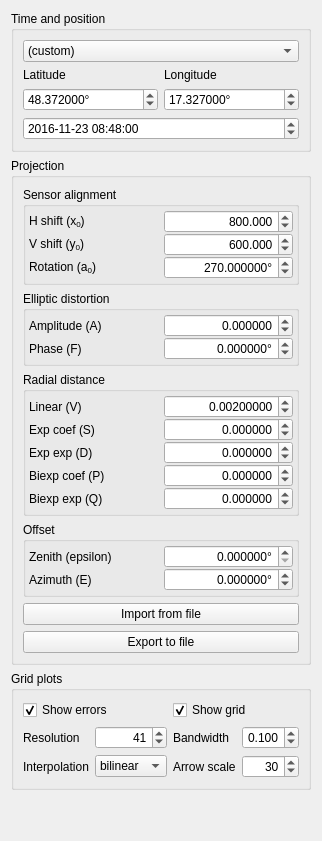
     <widget class="QWidget" name="w_input" native="true">
      <property name="sizePolicy">
       <sizepolicy hsizetype="Maximum" vsizetype="Preferred">
        <horstretch>0</horstretch>
        <verstretch>0</verstretch>
       </sizepolicy>
      </property>
      <layout class="QVBoxLayout" name="verticalLayout_2">
       <item>
        <widget class="QGroupBox" name="gb_time">
         <property name="sizePolicy">
          <sizepolicy hsizetype="Preferred" vsizetype="Maximum">
           <horstretch>0</horstretch>
           <verstretch>0</verstretch>
          </sizepolicy>
         </property>
         <property name="title">
          <string>Time and position</string>
         </property>
         <layout class="QGridLayout" name="gridLayout_5">
          <item row="3" column="0">
           <widget class="QDoubleSpinBox" name="dsb_lat">
            <property name="wrapping">
             <bool>true</bool>
            </property>
            <property name="suffix">
             <string>°</string>
            </property>
            <property name="decimals">
             <number>6</number>
            </property>
            <property name="minimum">
             <double>-90.000000000000000</double>
            </property>
            <property name="maximum">
             <double>90.000000000000000</double>
            </property>
            <property name="singleStep">
             <double>1.000000000000000</double>
            </property>
            <property name="value">
             <double>48.372000000000000</double>
            </property>
           </widget>
          </item>
          <item row="3" column="1">
           <widget class="QDoubleSpinBox" name="dsb_lon">
            <property name="wrapping">
             <bool>true</bool>
            </property>
            <property name="suffix">
             <string>°</string>
            </property>
            <property name="decimals">
             <number>6</number>
            </property>
            <property name="minimum">
             <double>-179.999999000000003</double>
            </property>
            <property name="maximum">
             <double>180.000000000000000</double>
            </property>
            <property name="singleStep">
             <double>1.000000000000000</double>
            </property>
            <property name="value">
             <double>17.327000000000002</double>
            </property>
           </widget>
          </item>
          <item row="1" column="0" colspan="2">
           <widget class="QComboBox" name="cb_stations">
            <item>
             <property name="text">
              <string>(custom)</string>
             </property>
            </item>
           </widget>
          </item>
          <item row="2" column="1">
           <widget class="QLabel" name="lb_longitude">
            <property name="text">
             <string>Longitude</string>
            </property>
           </widget>
          </item>
          <item row="2" column="0">
           <widget class="QLabel" name="lb_latitude">
            <property name="text">
             <string>Latitude</string>
            </property>
           </widget>
          </item>
          <item row="4" column="0" colspan="2">
           <widget class="QDateTimeEdit" name="dt_time">
            <property name="wrapping">
             <bool>true</bool>
            </property>
            <property name="dateTime">
             <datetime>
              <hour>8</hour>
              <minute>48</minute>
              <second>0</second>
              <year>2016</year>
              <month>11</month>
              <day>23</day>
             </datetime>
            </property>
            <property name="date">
             <date>
              <year>2016</year>
              <month>11</month>
              <day>23</day>
             </date>
            </property>
            <property name="maximumDate">
             <date>
              <year>2049</year>
              <month>12</month>
              <day>31</day>
             </date>
            </property>
            <property name="minimumDate">
             <date>
              <year>2000</year>
              <month>1</month>
              <day>1</day>
             </date>
            </property>
            <property name="currentSection">
             <enum>QDateTimeEdit::YearSection</enum>
            </property>
            <property name="displayFormat">
             <string notr="true">yyyy-MM-dd HH:mm:ss</string>
            </property>
            <property name="timeSpec">
             <enum>Qt::UTC</enum>
            </property>
           </widget>
          </item>
         </layout>
        </widget>
       </item>
       <item>
        <widget class="QGroupBox" name="gb_parameters">
         <property name="enabled">
          <bool>true</bool>
         </property>
         <property name="sizePolicy">
          <sizepolicy hsizetype="Preferred" vsizetype="Maximum">
           <horstretch>0</horstretch>
           <verstretch>0</verstretch>
          </sizepolicy>
         </property>
         <property name="title">
          <string>Projection</string>
         </property>
         <layout class="QVBoxLayout" name="verticalLayout">
          <item>
           <widget class="QGroupBox" name="gb_sensor">
            <property name="sizePolicy">
             <sizepolicy hsizetype="Preferred" vsizetype="Maximum">
              <horstretch>0</horstretch>
              <verstretch>0</verstretch>
             </sizepolicy>
            </property>
            <property name="title">
             <string>Sensor alignment</string>
            </property>
            <layout class="QGridLayout" name="gridLayout">
             <property name="leftMargin">
              <number>3</number>
             </property>
             <property name="topMargin">
              <number>3</number>
             </property>
             <property name="rightMargin">
              <number>3</number>
             </property>
             <property name="bottomMargin">
              <number>3</number>
             </property>
             <property name="verticalSpacing">
              <number>0</number>
             </property>
             <item row="2" column="0">
              <widget class="QLabel" name="lb_a0">
               <property name="text">
                <string>Rotation (a&lt;sub&gt;0&lt;/sub&gt;)</string>
               </property>
              </widget>
             </item>
             <item row="2" column="1">
              <widget class="QDoubleSpinBox" name="dsb_a0">
               <property name="wrapping">
                <bool>true</bool>
               </property>
               <property name="alignment">
                <set>Qt::AlignRight|Qt::AlignTrailing|Qt::AlignVCenter</set>
               </property>
               <property name="suffix">
                <string>°</string>
               </property>
               <property name="decimals">
                <number>6</number>
               </property>
               <property name="maximum">
                <double>351.999999000000003</double>
               </property>
               <property name="singleStep">
                <double>1.000000000000000</double>
               </property>
               <property name="value">
                <double>270.000000000000000</double>
               </property>
              </widget>
             </item>
             <item row="0" column="1">
              <widget class="QDoubleSpinBox" name="dsb_x0">
               <property name="alignment">
                <set>Qt::AlignRight|Qt::AlignTrailing|Qt::AlignVCenter</set>
               </property>
               <property name="decimals">
                <number>3</number>
               </property>
               <property name="minimum">
                <double>0.000000000000000</double>
               </property>
               <property name="maximum">
                <double>1600.000000000000000</double>
               </property>
               <property name="singleStep">
                <double>1.000000000000000</double>
               </property>
               <property name="value">
                <double>800.000000000000000</double>
               </property>
              </widget>
             </item>
             <item row="0" column="0">
              <widget class="QLabel" name="lb_x0">
               <property name="text">
                <string>H shift (x&lt;sub&gt;0&lt;/sub&gt;)</string>
               </property>
              </widget>
             </item>
             <item row="1" column="0">
              <widget class="QLabel" name="lb_y0">
               <property name="text">
                <string>V shift (y&lt;sub&gt;0&lt;/sub&gt;)</string>
               </property>
              </widget>
             </item>
             <item row="1" column="1">
              <widget class="QDoubleSpinBox" name="dsb_y0">
               <property name="alignment">
                <set>Qt::AlignRight|Qt::AlignTrailing|Qt::AlignVCenter</set>
               </property>
               <property name="decimals">
                <number>3</number>
               </property>
               <property name="minimum">
                <double>0.000000000000000</double>
               </property>
               <property name="maximum">
                <double>1200.000000000000000</double>
               </property>
               <property name="singleStep">
                <double>1.000000000000000</double>
               </property>
               <property name="value">
                <double>600.000000000000000</double>
               </property>
              </widget>
             </item>
            </layout>
           </widget>
          </item>
          <item>
           <widget class="QGroupBox" name="gb_elliptic">
            <property name="sizePolicy">
             <sizepolicy hsizetype="Preferred" vsizetype="Maximum">
              <horstretch>0</horstretch>
              <verstretch>0</verstretch>
             </sizepolicy>
            </property>
            <property name="title">
             <string>Elliptic distortion</string>
            </property>
            <layout class="QGridLayout" name="gridLayout_2">
             <property name="leftMargin">
              <number>3</number>
             </property>
             <property name="topMargin">
              <number>3</number>
             </property>
             <property name="rightMargin">
              <number>3</number>
             </property>
             <property name="bottomMargin">
              <number>3</number>
             </property>
             <property name="verticalSpacing">
              <number>0</number>
             </property>
             <item row="0" column="0">
              <widget class="QLabel" name="lb_A">
               <property name="text">
                <string>Amplitude (A)</string>
               </property>
              </widget>
             </item>
             <item row="0" column="1">
              <widget class="QDoubleSpinBox" name="dsb_A">
               <property name="alignment">
                <set>Qt::AlignRight|Qt::AlignTrailing|Qt::AlignVCenter</set>
               </property>
               <property name="suffix">
                <string/>
               </property>
               <property name="decimals">
                <number>6</number>
               </property>
               <property name="minimum">
                <double>-1.000000000000000</double>
               </property>
               <property name="maximum">
                <double>1.000000000000000</double>
               </property>
               <property name="singleStep">
                <double>0.001000000000000</double>
               </property>
              </widget>
             </item>
             <item row="1" column="0">
              <widget class="QLabel" name="lb_F">
               <property name="text">
                <string>Phase (F)</string>
               </property>
              </widget>
             </item>
             <item row="1" column="1">
              <widget class="QDoubleSpinBox" name="dsb_F">
               <property name="wrapping">
                <bool>true</bool>
               </property>
               <property name="alignment">
                <set>Qt::AlignRight|Qt::AlignTrailing|Qt::AlignVCenter</set>
               </property>
               <property name="suffix">
                <string>°</string>
               </property>
               <property name="decimals">
                <number>6</number>
               </property>
               <property name="maximum">
                <double>359.999999000000003</double>
               </property>
               <property name="singleStep">
                <double>1.000000000000000</double>
               </property>
              </widget>
             </item>
            </layout>
           </widget>
          </item>
          <item>
           <widget class="QGroupBox" name="gb_radial">
            <property name="sizePolicy">
             <sizepolicy hsizetype="Preferred" vsizetype="Maximum">
              <horstretch>0</horstretch>
              <verstretch>0</verstretch>
             </sizepolicy>
            </property>
            <property name="title">
             <string>Radial distance</string>
            </property>
            <layout class="QGridLayout" name="gridLayout_3">
             <property name="leftMargin">
              <number>3</number>
             </property>
             <property name="topMargin">
              <number>3</number>
             </property>
             <property name="rightMargin">
              <number>3</number>
             </property>
             <property name="bottomMargin">
              <number>3</number>
             </property>
             <property name="verticalSpacing">
              <number>0</number>
             </property>
             <item row="0" column="0">
              <widget class="QLabel" name="lb_V">
               <property name="text">
                <string>Linear (V)</string>
               </property>
              </widget>
             </item>
             <item row="0" column="1">
              <widget class="QDoubleSpinBox" name="dsb_V">
               <property name="alignment">
                <set>Qt::AlignRight|Qt::AlignTrailing|Qt::AlignVCenter</set>
               </property>
               <property name="decimals">
                <number>8</number>
               </property>
               <property name="minimum">
                <double>0.000000000000000</double>
               </property>
               <property name="maximum">
                <double>10.000000000000000</double>
               </property>
               <property name="singleStep">
                <double>0.000001000000000</double>
               </property>
               <property name="value">
                <double>0.002000000000000</double>
               </property>
              </widget>
             </item>
             <item row="1" column="0">
              <widget class="QLabel" name="lb_S">
               <property name="text">
                <string>Exp coef (S)</string>
               </property>
              </widget>
             </item>
             <item row="1" column="1">
              <widget class="QDoubleSpinBox" name="dsb_S">
               <property name="alignment">
                <set>Qt::AlignRight|Qt::AlignTrailing|Qt::AlignVCenter</set>
               </property>
               <property name="decimals">
                <number>6</number>
               </property>
               <property name="minimum">
                <double>-5.000000000000000</double>
               </property>
               <property name="maximum">
                <double>5.000000000000000</double>
               </property>
               <property name="singleStep">
                <double>0.001000000000000</double>
               </property>
               <property name="stepType">
                <enum>QAbstractSpinBox::AdaptiveDecimalStepType</enum>
               </property>
              </widget>
             </item>
             <item row="2" column="0">
              <widget class="QLabel" name="lb_D">
               <property name="text">
                <string>Exp exp (D)</string>
               </property>
              </widget>
             </item>
             <item row="2" column="1">
              <widget class="QDoubleSpinBox" name="dsb_D">
               <property name="alignment">
                <set>Qt::AlignRight|Qt::AlignTrailing|Qt::AlignVCenter</set>
               </property>
               <property name="decimals">
                <number>6</number>
               </property>
               <property name="minimum">
                <double>-0.100000000000000</double>
               </property>
               <property name="maximum">
                <double>0.100000000000000</double>
               </property>
               <property name="singleStep">
                <double>0.010000000000000</double>
               </property>
               <property name="stepType">
                <enum>QAbstractSpinBox::AdaptiveDecimalStepType</enum>
               </property>
              </widget>
             </item>
             <item row="3" column="0">
              <widget class="QLabel" name="lb_P">
               <property name="text">
                <string>Biexp coef (P)</string>
               </property>
              </widget>
             </item>
             <item row="3" column="1">
              <widget class="QDoubleSpinBox" name="dsb_P">
               <property name="alignment">
                <set>Qt::AlignRight|Qt::AlignTrailing|Qt::AlignVCenter</set>
               </property>
               <property name="decimals">
                <number>6</number>
               </property>
               <property name="minimum">
                <double>-5.000000000000000</double>
               </property>
               <property name="maximum">
                <double>5.000000000000000</double>
               </property>
               <property name="singleStep">
                <double>0.010000000000000</double>
               </property>
               <property name="stepType">
                <enum>QAbstractSpinBox::AdaptiveDecimalStepType</enum>
               </property>
              </widget>
             </item>
             <item row="4" column="0">
              <widget class="QLabel" name="lb_Q">
               <property name="text">
                <string>Biexp exp (Q)</string>
               </property>
              </widget>
             </item>
             <item row="4" column="1">
              <widget class="QDoubleSpinBox" name="dsb_Q">
               <property name="alignment">
                <set>Qt::AlignRight|Qt::AlignTrailing|Qt::AlignVCenter</set>
               </property>
               <property name="decimals">
                <number>6</number>
               </property>
               <property name="minimum">
                <double>-0.100000000000000</double>
               </property>
               <property name="maximum">
                <double>0.100000000000000</double>
               </property>
               <property name="singleStep">
                <double>0.010000000000000</double>
               </property>
               <property name="stepType">
                <enum>QAbstractSpinBox::AdaptiveDecimalStepType</enum>
               </property>
              </widget>
             </item>
            </layout>
           </widget>
          </item>
          <item>
           <widget class="QGroupBox" name="gb_offset">
            <property name="sizePolicy">
             <sizepolicy hsizetype="Preferred" vsizetype="Maximum">
              <horstretch>0</horstretch>
              <verstretch>0</verstretch>
             </sizepolicy>
            </property>
            <property name="title">
             <string>Offset</string>
            </property>
            <layout class="QGridLayout" name="gridLayout_4">
             <property name="leftMargin">
              <number>3</number>
             </property>
             <property name="topMargin">
              <number>3</number>
             </property>
             <property name="rightMargin">
              <number>3</number>
             </property>
             <property name="bottomMargin">
              <number>3</number>
             </property>
             <property name="verticalSpacing">
              <number>0</number>
             </property>
             <item row="0" column="0">
              <widget class="QLabel" name="lb_eps">
               <property name="text">
                <string>Zenith (epsilon)</string>
               </property>
              </widget>
             </item>
             <item row="0" column="1">
              <widget class="QDoubleSpinBox" name="dsb_eps">
               <property name="alignment">
                <set>Qt::AlignRight|Qt::AlignTrailing|Qt::AlignVCenter</set>
               </property>
               <property name="suffix">
                <string>°</string>
               </property>
               <property name="decimals">
                <number>6</number>
               </property>
               <property name="maximum">
                <double>90.000000000000000</double>
               </property>
               <property name="singleStep">
                <double>0.010000000000000</double>
               </property>
              </widget>
             </item>
             <item row="1" column="0">
              <widget class="QLabel" name="lb_E">
               <property name="text">
                <string>Azimuth (E)</string>
               </property>
              </widget>
             </item>
             <item row="1" column="1">
              <widget class="QDoubleSpinBox" name="dsb_E">
               <property name="wrapping">
                <bool>true</bool>
               </property>
               <property name="alignment">
                <set>Qt::AlignRight|Qt::AlignTrailing|Qt::AlignVCenter</set>
               </property>
               <property name="suffix">
                <string>°</string>
               </property>
               <property name="decimals">
                <number>6</number>
               </property>
               <property name="maximum">
                <double>359.999999000000003</double>
               </property>
              </widget>
             </item>
            </layout>
           </widget>
          </item>
          <item>
           <widget class="QPushButton" name="pb_import">
            <property name="text">
             <string>Import from file</string>
            </property>
           </widget>
          </item>
          <item>
           <widget class="QPushButton" name="pb_export">
            <property name="text">
             <string>Export to file</string>
            </property>
           </widget>
          </item>
         </layout>
        </widget>
       </item>
       <item>
        <widget class="QGroupBox" name="gb_grid_plots">
         <property name="title">
          <string>Grid plots</string>
         </property>
         <layout class="QGridLayout" name="gridLayout_7">
          <item row="9" column="2">
           <widget class="QLabel" name="lx_interpolation">
            <property name="text">
             <string>Interpolation</string>
            </property>
           </widget>
          </item>
          <item row="9" column="3">
           <widget class="QComboBox" name="cb_interpolation">
            <property name="currentIndex">
             <number>1</number>
            </property>
            <item>
             <property name="text">
              <string>nearest</string>
             </property>
            </item>
            <item>
             <property name="text">
              <string>bilinear</string>
             </property>
            </item>
            <item>
             <property name="text">
              <string>bicubic</string>
             </property>
            </item>
           </widget>
          </item>
          <item row="9" column="4">
           <widget class="QLabel" name="lx_arrow_scale">
            <property name="text">
             <string>Arrow scale</string>
            </property>
           </widget>
          </item>
          <item row="9" column="5">
           <widget class="QSpinBox" name="sb_arrow_scale">
            <property name="alignment">
             <set>Qt::AlignRight|Qt::AlignTrailing|Qt::AlignVCenter</set>
            </property>
            <property name="minimum">
             <number>5</number>
            </property>
            <property name="maximum">
             <number>100</number>
            </property>
            <property name="singleStep">
             <number>5</number>
            </property>
            <property name="value">
             <number>30</number>
            </property>
           </widget>
          </item>
          <item row="3" column="2">
           <widget class="QLabel" name="lx_resolution">
            <property name="text">
             <string>Resolution</string>
            </property>
           </widget>
          </item>
          <item row="3" column="4">
           <widget class="QLabel" name="lx_bandwidth">
            <property name="text">
             <string>Bandwidth</string>
            </property>
           </widget>
          </item>
          <item row="3" column="3">
           <widget class="QSpinBox" name="sb_resolution">
            <property name="alignment">
             <set>Qt::AlignRight|Qt::AlignTrailing|Qt::AlignVCenter</set>
            </property>
            <property name="minimum">
             <number>11</number>
            </property>
            <property name="maximum">
             <number>201</number>
            </property>
            <property name="singleStep">
             <number>2</number>
            </property>
            <property name="value">
             <number>41</number>
            </property>
           </widget>
          </item>
          <item row="3" column="5">
           <widget class="QDoubleSpinBox" name="dsb_bandwidth">
            <property name="alignment">
             <set>Qt::AlignRight|Qt::AlignTrailing|Qt::AlignVCenter</set>
            </property>
            <property name="suffix">
             <string/>
            </property>
            <property name="decimals">
             <number>3</number>
            </property>
            <property name="minimum">
             <double>0.001000000000000</double>
            </property>
            <property name="maximum">
             <double>0.500000000000000</double>
            </property>
            <property name="singleStep">
             <double>0.010000000000000</double>
            </property>
            <property name="stepType">
             <enum>QAbstractSpinBox::DefaultStepType</enum>
            </property>
            <property name="value">
             <double>0.100000000000000</double>
            </property>
           </widget>
          </item>
          <item row="1" column="4" colspan="2">
           <widget class="QCheckBox" name="cb_show_grid">
            <property name="text">
             <string>Show grid</string>
            </property>
            <property name="checked">
             <bool>true</bool>
            </property>
           </widget>
          </item>
          <item row="1" column="2" colspan="2">
           <widget class="QCheckBox" name="cb_show_errors">
            <property name="enabled">
             <bool>true</bool>
            </property>
            <property name="text">
             <string>Show errors</string>
            </property>
            <property name="checked">
             <bool>true</bool>
            </property>
           </widget>
          </item>
         </layout>
        </widget>
       </item>
       <item>
        <spacer name="verticalSpacer_4">
         <property name="orientation">
          <enum>Qt::Vertical</enum>
         </property>
         <property name="sizeHint" stdset="0">
          <size>
           <width>20</width>
           <height>40</height>
          </size>
         </property>
        </spacer>
       </item>
      </layout>
     </widget>
